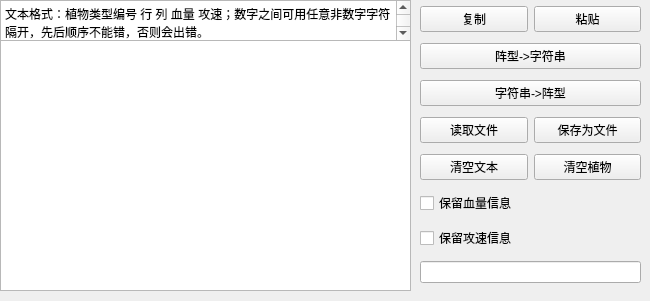
      <widget class="QWidget" name="tab_7">
       <attribute name="title">
        <string>阵型与字符串</string>
       </attribute>
       <widget class="QTextEdit" name="formtext">
        <property name="geometry">
         <rect>
          <x>0</x>
          <y>40</y>
          <width>411</width>
          <height>251</height>
         </rect>
        </property>
       </widget>
       <widget class="QTextEdit" name="formationtips">
        <property name="geometry">
         <rect>
          <x>0</x>
          <y>0</y>
          <width>411</width>
          <height>41</height>
         </rect>
        </property>
        <property name="html">
         <string>&lt;!DOCTYPE HTML PUBLIC &quot;-//W3C//DTD HTML 4.0//EN&quot; &quot;http://www.w3.org/TR/REC-html40/strict.dtd&quot;&gt;
&lt;html&gt;&lt;head&gt;&lt;meta name=&quot;qrichtext&quot; content=&quot;1&quot; /&gt;&lt;meta charset=&quot;utf-8&quot; /&gt;&lt;style type=&quot;text/css&quot;&gt;
p, li { white-space: pre-wrap; }
hr { height: 1px; border-width: 0; }
li.unchecked::marker { content: &quot;\2610&quot;; }
li.checked::marker { content: &quot;\2612&quot;; }
&lt;/style&gt;&lt;/head&gt;&lt;body style=&quot; font-family:'Microsoft YaHei UI'; font-size:9pt; font-weight:400; font-style:normal;&quot;&gt;
&lt;p style=&quot; margin-top:0px; margin-bottom:0px; margin-left:0px; margin-right:0px; -qt-block-indent:0; text-indent:0px;&quot;&gt;文本格式：植物类型编号 行 列 血量 攻速；数字之间可用任意非数字字符隔开，先后顺序不能错，否则会出错。&lt;/p&gt;&lt;/body&gt;&lt;/html&gt;</string>
        </property>
       </widget>
       <widget class="QWidget" name="layoutWidget">
        <property name="geometry">
         <rect>
          <x>420</x>
          <y>1</y>
          <width>221</width>
          <height>291</height>
         </rect>
        </property>
        <layout class="QGridLayout" name="gridLayout_7">
         <item row="0" column="0">
          <widget class="QPushButton" name="copy">
           <property name="text">
            <string>复制</string>
           </property>
          </widget>
         </item>
         <item row="0" column="1">
          <widget class="QPushButton" name="paste">
           <property name="text">
            <string>粘贴</string>
           </property>
          </widget>
         </item>
         <item row="1" column="0" colspan="2">
          <widget class="QPushButton" name="formtostr">
           <property name="text">
            <string>阵型-&gt;字符串</string>
           </property>
          </widget>
         </item>
         <item row="2" column="0" colspan="2">
          <widget class="QPushButton" name="strtoform">
           <property name="text">
            <string>字符串-&gt;阵型</string>
           </property>
          </widget>
         </item>
         <item row="3" column="0">
          <widget class="QPushButton" name="readfile">
           <property name="text">
            <string>读取文件</string>
           </property>
          </widget>
         </item>
         <item row="3" column="1">
          <widget class="QPushButton" name="savaasfile">
           <property name="text">
            <string>保存为文件</string>
           </property>
          </widget>
         </item>
         <item row="4" column="0">
          <widget class="QPushButton" name="clearformationtext">
           <property name="text">
            <string>清空文本</string>
           </property>
          </widget>
         </item>
         <item row="4" column="1">
          <widget class="QPushButton" name="clearplant_form">
           <property name="text">
            <string>清空植物</string>
           </property>
          </widget>
         </item>
         <item row="5" column="0" colspan="2">
          <widget class="QCheckBox" name="saveblood">
           <property name="text">
            <string>保留血量信息</string>
           </property>
          </widget>
         </item>
         <item row="6" column="0" colspan="2">
          <widget class="QCheckBox" name="saveinterval">
           <property name="text">
            <string>保留攻速信息</string>
           </property>
          </widget>
         </item>
         <item row="7" column="0" colspan="2">
          <widget class="QLineEdit" name="formationinfo"/>
         </item>
        </layout>
       </widget>
      </widget>
